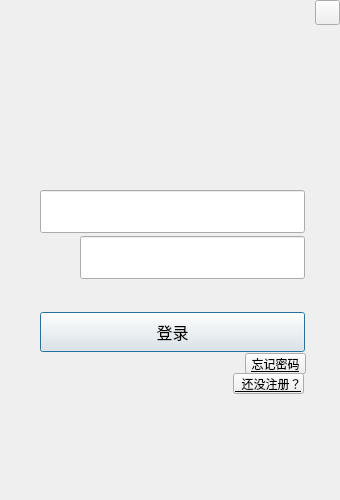
<?xml version="1.0" encoding="UTF-8"?>
<ui version="4.0">
 <class>Dialog</class>
 <widget class="QDialog" name="Dialog">
  <property name="windowModality">
   <enum>Qt::NonModal</enum>
  </property>
  <property name="geometry">
   <rect>
    <x>0</x>
    <y>0</y>
    <width>340</width>
    <height>500</height>
   </rect>
  </property>
  <property name="windowTitle">
   <string>login_Dialog</string>
  </property>
  <widget class="QWidget" name="widget" native="true">
   <property name="geometry">
    <rect>
     <x>0</x>
     <y>0</y>
     <width>340</width>
     <height>500</height>
    </rect>
   </property>
   <widget class="QLabel" name="LBP_password">
    <property name="geometry">
     <rect>
      <x>40</x>
      <y>236</y>
      <width>40</width>
      <height>43</height>
     </rect>
    </property>
    <property name="text">
     <string/>
    </property>
   </widget>
   <widget class="QLabel" name="LB_logo">
    <property name="geometry">
     <rect>
      <x>40</x>
      <y>40</y>
      <width>265</width>
      <height>111</height>
     </rect>
    </property>
    <property name="text">
     <string/>
    </property>
   </widget>
   <widget class="QPushButton" name="PB_login">
    <property name="geometry">
     <rect>
      <x>40</x>
      <y>312</y>
      <width>265</width>
      <height>40</height>
     </rect>
    </property>
    <property name="font">
     <font>
      <family>微软雅黑</family>
      <pointsize>12</pointsize>
     </font>
    </property>
    <property name="text">
     <string>登录</string>
    </property>
   </widget>
   <widget class="QLineEdit" name="LE_password">
    <property name="geometry">
     <rect>
      <x>80</x>
      <y>236</y>
      <width>225</width>
      <height>43</height>
     </rect>
    </property>
    <property name="font">
     <font>
      <family>微软雅黑</family>
      <pointsize>12</pointsize>
     </font>
    </property>
   </widget>
   <widget class="QPushButton" name="PB_close">
    <property name="geometry">
     <rect>
      <x>315</x>
      <y>0</y>
      <width>25</width>
      <height>25</height>
     </rect>
    </property>
    <property name="text">
     <string/>
    </property>
   </widget>
   <widget class="QLineEdit" name="LE_username">
    <property name="geometry">
     <rect>
      <x>40</x>
      <y>190</y>
      <width>265</width>
      <height>43</height>
     </rect>
    </property>
    <property name="font">
     <font>
      <family>微软雅黑</family>
      <pointsize>12</pointsize>
     </font>
    </property>
   </widget>
   <widget class="QLabel" name="LBP_username">
    <property name="geometry">
     <rect>
      <x>48</x>
      <y>198</y>
      <width>24</width>
      <height>27</height>
     </rect>
    </property>
    <property name="text">
     <string/>
    </property>
   </widget>
   <widget class="QLabel" name="LB_note">
    <property name="geometry">
     <rect>
      <x>40</x>
      <y>285</y>
      <width>190</width>
      <height>15</height>
     </rect>
    </property>
    <property name="font">
     <font>
      <family>微软雅黑</family>
     </font>
    </property>
    <property name="text">
     <string/>
    </property>
   </widget>
   <widget class="QPushButton" name="PB_reset">
    <property name="geometry">
     <rect>
      <x>245</x>
      <y>353</y>
      <width>61</width>
      <height>21</height>
     </rect>
    </property>
    <property name="font">
     <font>
      <family>微软雅黑</family>
      <underline>true</underline>
     </font>
    </property>
    <property name="text">
     <string>忘记密码</string>
    </property>
   </widget>
   <widget class="QPushButton" name="PB_tosignup">
    <property name="geometry">
     <rect>
      <x>233</x>
      <y>373</y>
      <width>71</width>
      <height>21</height>
     </rect>
    </property>
    <property name="font">
     <font>
      <family>微软雅黑</family>
      <underline>true</underline>
     </font>
    </property>
    <property name="text">
     <string>  还没注册？</string>
    </property>
   </widget>
  </widget>
 </widget>
 <resources/>
 <connections/>
</ui>
